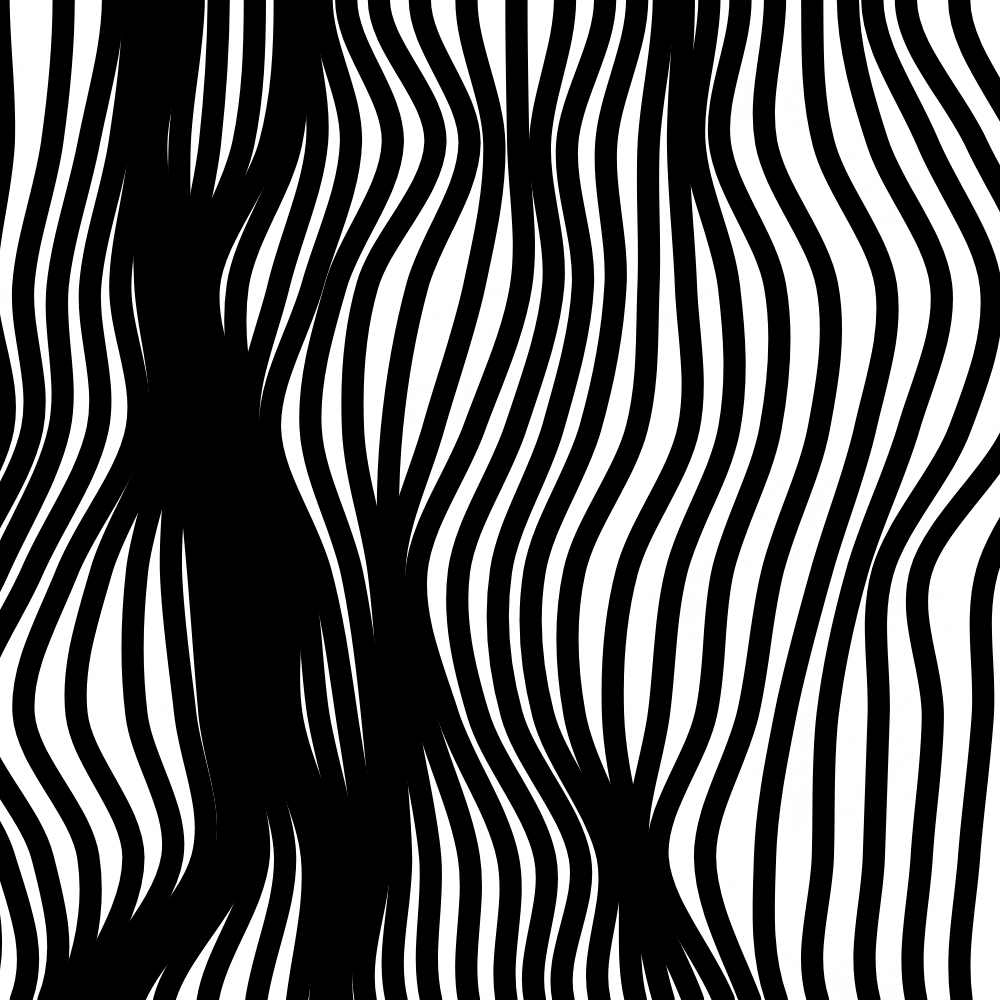
Frame 1 (no input)
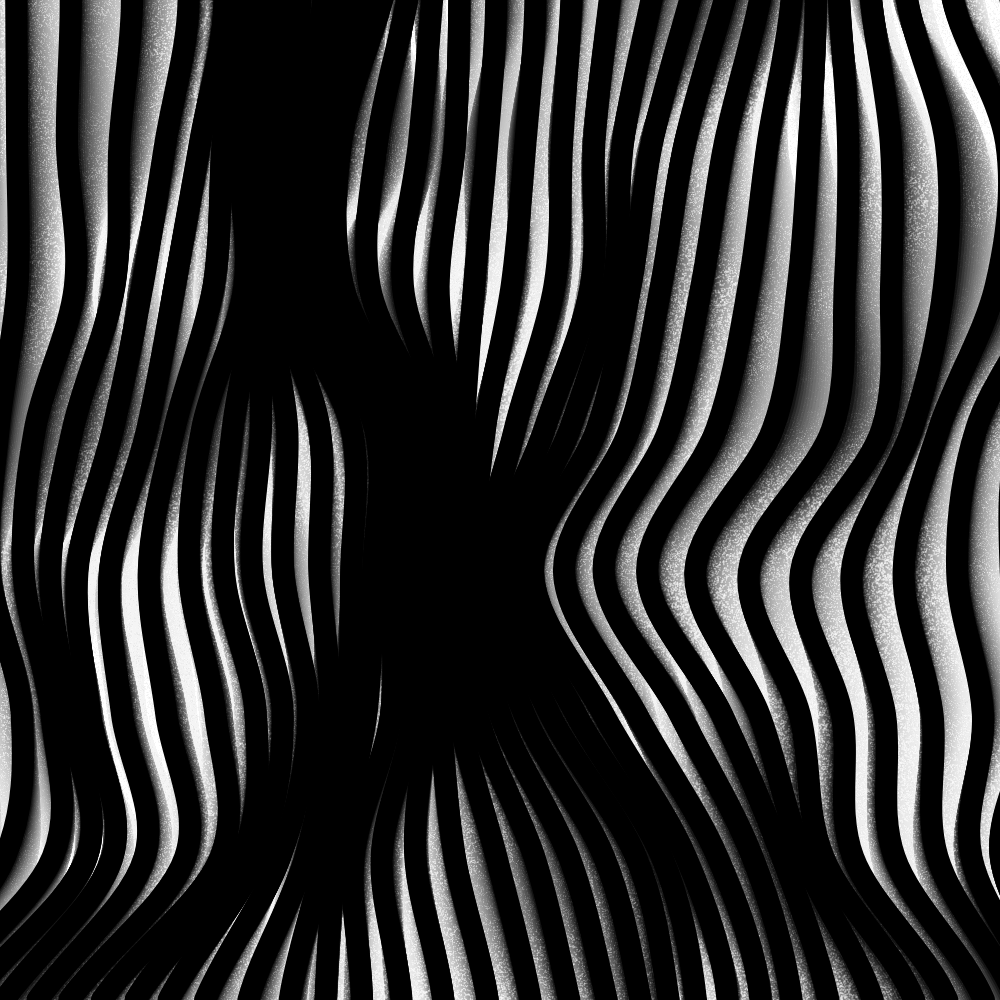
Frame 60 (no input)
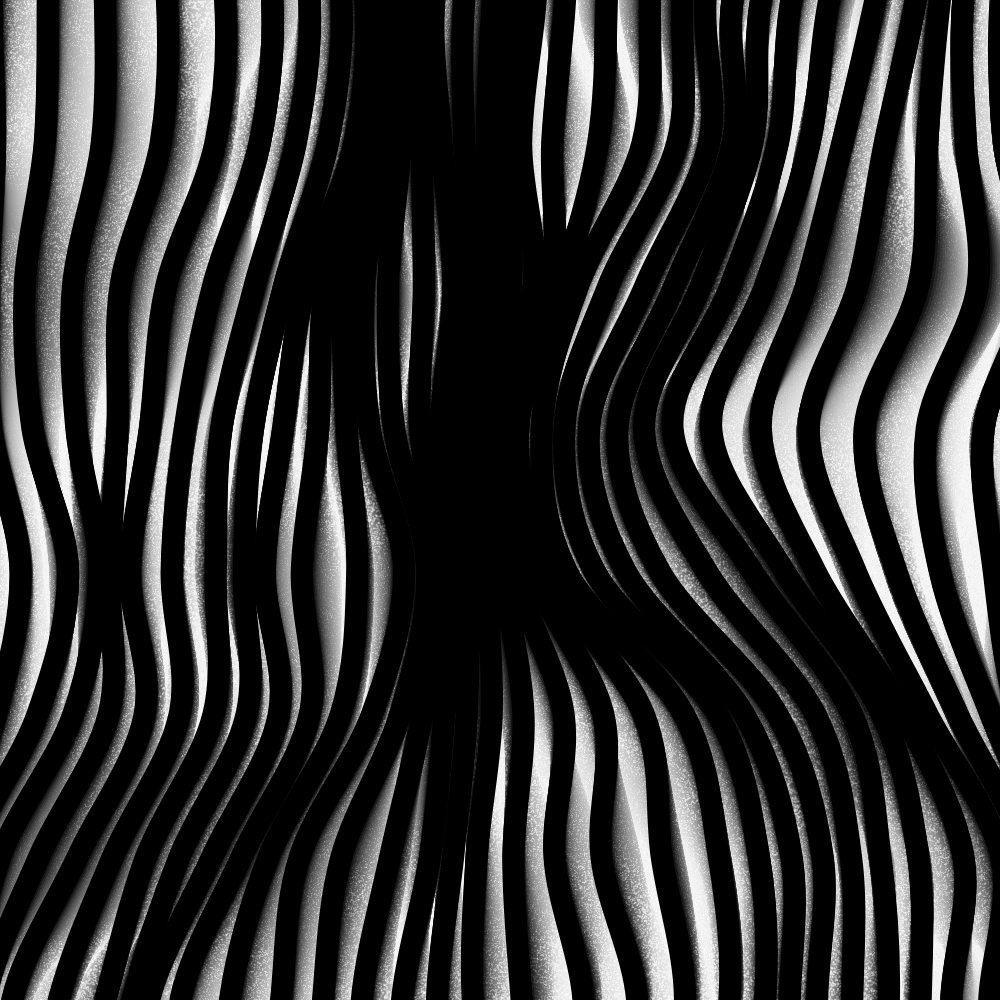
Frame 120 (the mouse pressed at the canvas centre since frame 60)

The p5.js sketch that drew these frames (run headless with seeded random() and noise() and a simulated clock; from frame 60 on, the mouse is pressed at the canvas centre):

// p5.js sketch
// ── sketch.js
/***********************************************************************
     
 Copyright (c) 2016-2022 Ayush Mishra, www.Ayushmishra.design
 *** Ayush Mishra Designs ***
 * All rights reserved.
 *
 * Redistribution and use in source and binary forms, with or without
 * modification, are permitted provided that the following conditions are met:
 *
 *     * Redistributions of source code must retain the above copyright
 *       notice, this list of conditions and the following disclaimer.
 *     * Redistributions in binary form must reproduce the above copyright
 *       notice, this list of conditions and the following disclaimer in the
 *       documentation and/or other materials provided with the distribution.
 *     * Neither the name of MSA Visuals nor the names of its contributors
 *       may be used to endorse or promote products derived from this software
 *       without specific prior written permission.
 *
 * THIS SOFTWARE IS PROVIDED BY THE COPYRIGHT HOLDERS AND CONTRIBUTORS "AS IS"
 * AND ANY EXPRESS OR IMPLIED WARRANTIES, INCLUDING, BUT NOT LIMITED TO,
 * THE IMPLIED WARRANTIES OF MERCHANTABILITY AND FITNESS FOR A PARTICULAR PURPOSE
 * ARE DISCLAIMED. IN NO EVENT SHALL THE COPYRIGHT HOLDER OR CONTRIBUTORS BE LIABLE
 * FOR ANY DIRECT, INDIRECT, INCIDENTAL, SPECIAL, EXEMPLARY, OR CONSEQUENTIAL DAMAGES
 * (INCLUDING, BUT NOT LIMITED TO, PROCUREMENT OF SUBSTITUTE GOODS OR SERVICES; LOSS
 * OF USE, DATA, OR PROFITS; OR BUSINESS INTERRUPTION) HOWEVER CAUSED AND ON ANY THEORY
 * OF LIABILITY, WHETHER IN CONTRACT, STRICT LIABILITY, OR TORT (INCLUDING NEGLIGENCE
 * OR OTHERWISE) ARISING IN ANY WAY OUT OF THE USE OF THIS SOFTWARE, EVEN IF ADVISED
 * OF THE POSSIBILITY OF SUCH DAMAGE.
 *
 * ***********************************************************************/
let t = [];
let num = 30;
const COLS = createCols("https://coolors.co/14342b-60935d-bab700-bbdfc5-ff579f-ffffff-fe7f2d-ef6f6c-8b1e3f");
let bg;

function setup() {
	const s = min(windowWidth, windowHeight);
		createCanvas(s,s);
	const span = width / num;
	for (let i =  0; i < num + num / 3; i++) {
		t.push(new NoiseCurve((i - 5) * span, COLS[i % COLS.length]));
	}
	
	bg = createGraphics(width, height);
	bg.background(255,20);
  bg.noStroke();
  for (let i = 0; i < 300000; i++) {
    let x = random(width);
    let y = random(height);
    let s = noise(x*0.01, y*0.01)*2;
    bg.fill(240, 20);
    bg.rect(x, y, s, s);
  } 
}

function draw() {
	image(bg,0,0);
	for (const i of t) {
		i.display();
	}
}


class NoiseCurve {
	constructor(x, col) {
		const segNum =7;
		this.seg = [];
		for (let i = 0; i < segNum + 4; i++) {
			this.seg[i] = createVector(x, (i - 2) / segNum * height);
		}
		this.col = col;
	}

	display() {
		const ns = 0.0015;
		const nSp = 0.003;
		const offMax = width / num * 20;
		noFill();
		stroke(0);
		strokeWeight(width / num / 1.5);
		beginShape();
		for (let i = 0; i < this.seg.length; i++) {
			const p = this.seg[i];
			let offX = (noise(p.x * ns - frameCount * nSp, p.y * ns   + frameCount * nSp, frameCount * nSp) - 0.5) * offMax;
			curveVertex(p.x + offX, p.y);
		}
		endShape();
	}

}


function createCols(_url) {
	let slash_index = _url.lastIndexOf('/');
	let pallate_str = _url.slice(slash_index + 1);
	let arr = pallate_str.split('-');
	for (let i = 0; i < arr.length; i++) {
		arr[i] = '#' + arr[i];
	}
	return arr;
}
